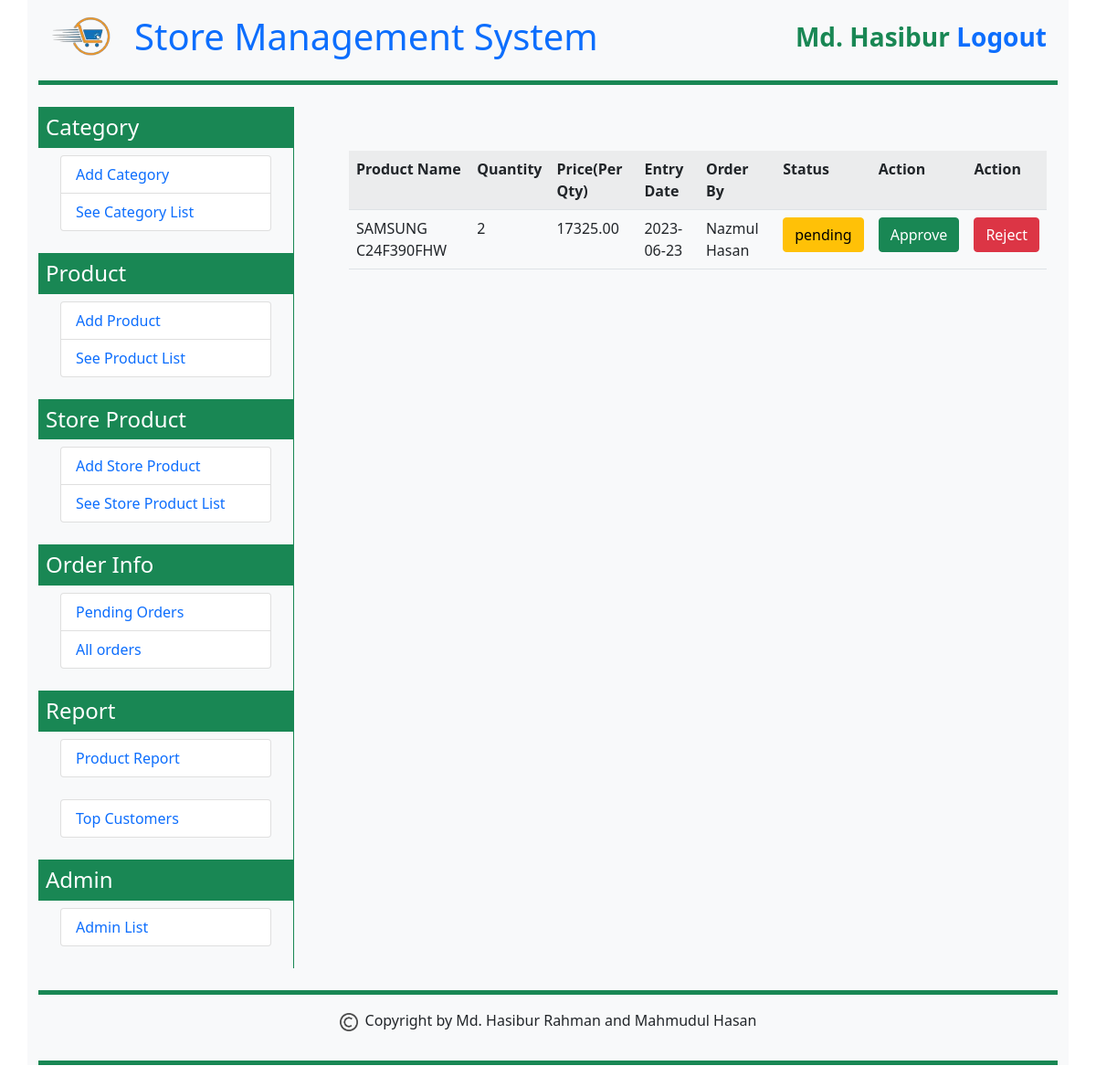
Screenshot of /sms/pending_orders.php (signed in) with the database file from the repository.
### tables this page shows
CREATE TABLE `orders` (
  `order_id` int(11) NOT NULL,
  `order_product_id` int(11) NOT NULL,
  `order_product_qty` int(11) NOT NULL,
  `order_product_price` float(9,2) NOT NULL,
  `order_customer_id` int(11) NOT NULL,
  `order_product_entrydate` varchar(10) NOT NULL,
  `order_status` varchar(12) NOT NULL DEFAULT 'pending'
);

CREATE TABLE `customer` (
  `customer_id` int(11) NOT NULL,
  `customer_name` varchar(30) NOT NULL,
  `customer_address` varchar(50) NOT NULL,
  `customer_DOB` varchar(10) NOT NULL,
  `customer_email` varchar(50) NOT NULL,
  `customer_password` varchar(32) NOT NULL
);

### sms/pending_orders.php (the view, shortened to what this page needs)
<?php
require('connector.php');
$sql2 = "SELECT * FROM product";
$query2 = $conn->query($sql2);
$data_list = array();
while ($data2 = mysqli_fetch_array($query2)) {
    $product_id = $data2['product_id'];
    $product_name = $data2['product_name'];
    $data_list[$product_id] = $product_name;
}
function getCustomerName($customer_id)
{
    require('connector.php');
    $sql3 = "SELECT * FROM customer WHERE customer_id=$customer_id";
    $query3 = $conn->query($sql3);
    $data3 = mysqli_fetch_array($query3);
    $customer_name = $data3['customer_name'];
    return $customer_name;
}
$user_first_name = $_SESSION['user_first_name'];
$user_last_name = $_SESSION['user_last_name'];
if (!empty($user_first_name) && !empty($user_last_name)) {
?>
    <!DOCTYPE html>
    <html>
    <head>
        <link href="https://cdn.jsdelivr.net/npm/bootstrap@5.0.2/dist/css/bootstrap.min.css" rel="stylesheet">
    </head>
    <body>
        <div class="container bg-light">
            <div class="container-fluid border-bottom border-success border-5 mb-4 py-3">
                <?php include('fixed_part/topbar.php'); ?>
            </div>
            <div class="container-fluid">
                <div class="row">
                    <div class="col-sm-3 bg-light p-0 m-0">
                        <?php include('fixed_part/left_part.php'); ?>
                    </div>
                    <div class="col-sm-9 border-start border-success">
                        <div class="container p-4 m-4">
                            <?php
                            $sql = "SELECT * FROM orders where order_status='pending'";
                            $query = $conn->query($sql);
                            echo "<table class='table table-striped table-hover'><tr><th>Product Name</th><th>Quantity</th><th>Price(Per Qty)</th><th>Entry Date</th><th>Order By</th><th>Status</th><th>Action</th><th>Action</th></tr>";
                            while ($data = mysqli_fetch_array($query)) {
                                $order_id  = $data['order_id'];
                                $order_product_id = $data['order_product_id'];
                                $order_product_qty = $data['order_product_qty'];
                                $order_product_price = $data['order_product_price'];
                                $order_product_entrydate = $data['order_product_entrydate'];
                                $order_customer_id = $data['order_customer_id'];
                                $order_status = $data['order_status'];
                                $customer_name=getCustomerName($order_customer_id);
                                echo "<tr>
                                    <td>$data_list[$order_product_id]</td>
                                    <td>$order_product_qty</td>
                                    <td>$order_product_price</td>
                                    <td>$order_product_entrydate</td>
                                    <td>$customer_name</td>
                                    <td><button type='button' class='btn btn-warning'>$order_status</button></td>
                                    <td><a href='order_approved.php?id=$order_id' class='btn btn-success'>Approve</a></td>
                                    <td><a href='order_rejected.php?id=$order_id' class='btn btn-danger'>Reject</a></td>
                                </tr>";
                            }
                            echo "</table>"
                            ?>
                        </div>
                    </div>
                </div>
            </div>
            <div class="container-fluid border-bottom border-top border-success border-5 mt-4 mb-4 py-3">
                <?php include('fixed_part/footer.php'); ?>
            </div>
        </div>
    </body>
    </html>
<?php
} else {
    header('location:login.php');
}
?>

### rows the page displays
orders: order_product "SAMSUNG C24F390FHW", order_product_qty "2", order_product_price "17325.00", order_product_entrydate "2023-06-23", order_customer.customer_name "Nazmul Hasan", order_status "pending"

### other values shown
$user_first_name "Md. Hasibur"
